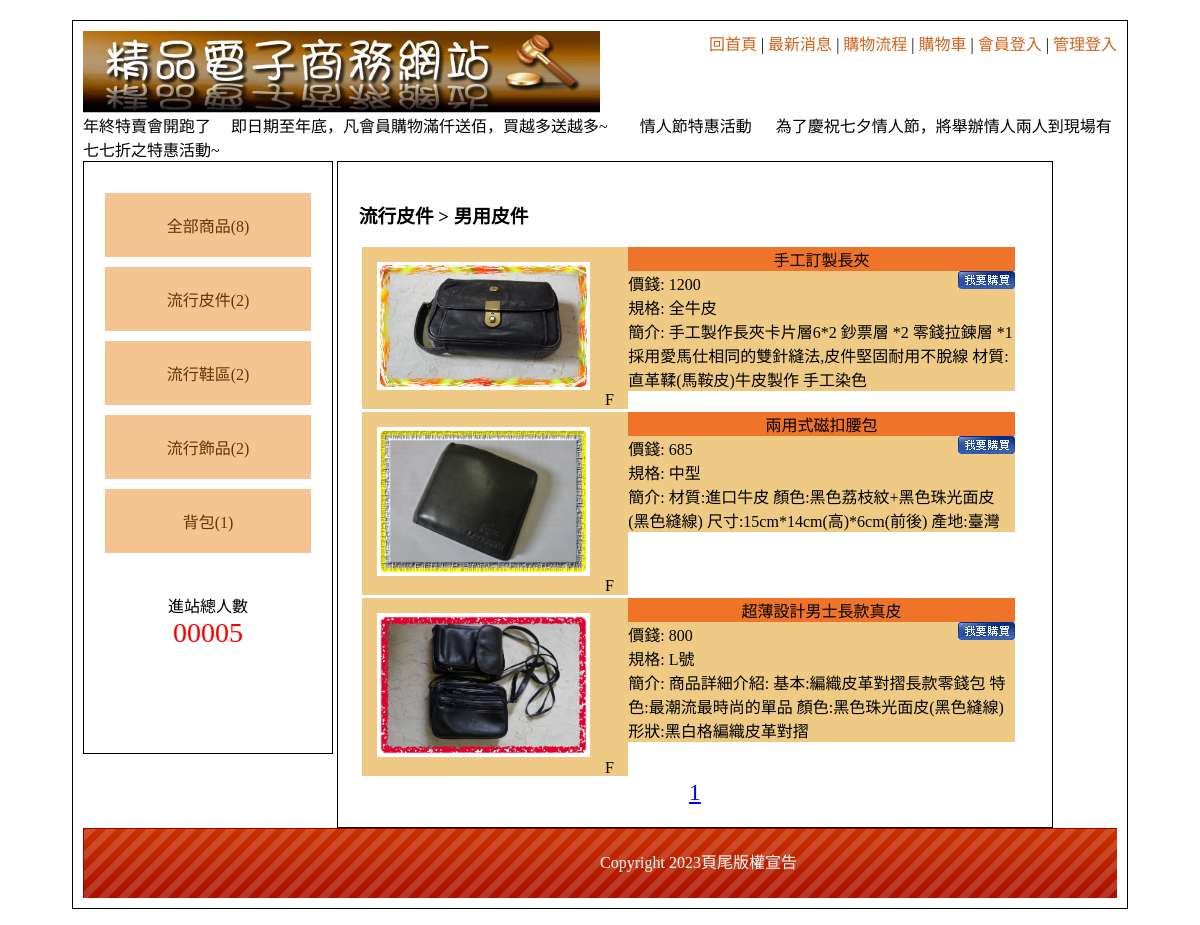
Page /?do=good&id=5 on the committed database.
### tables this page shows
CREATE TABLE `types` (
  `id` int(10) UNSIGNED NOT NULL,
  `name` text NOT NULL,
  `big` int(11) NOT NULL DEFAULT 0
);

CREATE TABLE `goods` (
  `id` int(10) UNSIGNED NOT NULL,
  `no` text NOT NULL,
  `name` text NOT NULL,
  `price` int(11) NOT NULL,
  `stock` int(11) NOT NULL,
  `spec` text NOT NULL,
  `intro` text NOT NULL,
  `img` text NOT NULL,
  `big` int(11) NOT NULL,
  `mid` int(11) NOT NULL,
  `sh` int(11) NOT NULL
);

### controller/Type.php (the view, shortened to what this page needs)
<?php
include_once "DB.php";
class Type extends DB
{
    function show_nav()
    {
        echo "<div class='big'>";
        $total = (new Good)->count();
        echo " <a href='?do=good'>全部商品({$total})</a>";
        echo "</div>";
        $rows = $this->all(['big' => 0]);
        foreach ($rows as $row) {
            echo "<div class='big'>";
            $total = $this->count(['big' => $row['id']]);
            echo " <a href='#'>{$row['name']}($total)</a>";
            echo "</div>";
        }
    }
}
?>

### controller/Good.php (shortened to what this page needs)
<?php
include_once "DB.php";
class Good extends DB
{
    function show()
    {
        if (!isset($_GET['id'])) {
            echo "<h3>全部商品</h3>";
            $rows = $this->paginate(3);
            foreach ($rows as $row) {
                ?>
                <div style="display:flex;margin:3px;">
                    <div style="width:40%;" class="pp">
                    <a href="?do=intro&id=<?= $row['id']; ?>"><img src="./icon/0402.jpg" alt=""><img src="./icon/<?= $row['img'] ?>.jpg" width="80%" alt="" style="padding:15px;"></a>
                    </div>
                    <div style="flex-direction:column;width:58%">
                        <div class="tt ct">
                            <?= $row['name']; ?>
                        </div>
                        <div class="pp">
                            <div>價錢:
                                <?= $row['price']; ?>
                                <div style="float:right"><a href="?do=intro&id=<?= $row['id']; ?>"><img src="./icon/0402.jpg" alt=""></a>
                                </div>
                            </div>
                        </div>
                        <div class="pp">規格:
                            <?= $row['spec']; ?>
                        </div>
                        <div class="pp">簡介:
                            <?= $row['intro']; ?>
                        </div>
                    </div>
                </div>
                <?php
            }
            echo "<div class='ct'>{$this->links()}</div>";
        } else {
            $Type = new Type;
            $bigId = $Type->find($_GET['id'])['big'];
            $big = $Type->find($bigId)['name'];
            $mid = $Type->find($_GET['id'])['name'];
            echo "<h3>$big > $mid </h3>";
            $rows = $this->paginate(3, " where `mid`={$_GET['id']} ");
            foreach ($rows as $row) {
                ?>
                <div style="display:flex;margin:3px;">
                    <div style="width:40%;" class="pp">
                        <a href="?do=intro&id=<?= $row['id']; ?>">
                            <img src="./icon/<?= $row['img'] ?>.jpg" width="80%" alt="" style="padding:15px;"></a>F
                    </div>
                    <div style="flex-direction:column;width:58%">
                        <div class="tt ct">
                            <?= $row['name']; ?>
                        </div>
                        <div class="pp">
                            <div>價錢:
                                <?= $row['price']; ?>
                                <div style="float:right"><img src="./icon/0402.jpg" alt=""></div>
                            </div>
                        </div>
                        <div class="pp">規格:
                            <?= $row['spec']; ?>
                        </div>
                        <div class="pp">簡介:
                            <?= $row['intro']; ?>
                        </div>
                    </div>
                </div>
                <?php
            }
            echo "<div class='ct'>{$this->links()}</div>";
        }
    }
}
?>

### css/css.css (style rules this page uses)
body { font-family:"微軟正黑體"; }
#left a { display:block; padding:20px 5px 20px 5px; text-decoration:none; background:#F4C591; margin:10px auto 10px auto; color:#65350A; }
.ct { text-align:center; }
.tt { background:#EF7429; }
.pp { background:#EFCA85; }

### rows in the picture
types: name "流行皮件", total "2"
types: name "流行鞋區", id "2"
types: name "流行飾品", total "2"
types: name "背包", total "1"
types: name "男用皮件"
goods: img (picture), name "手工訂製長夾", price "1200", spec "全牛皮", intro "手工製作長夾卡片層6*2 鈔票層 *2 零錢拉鍊層 *1 採用愛馬仕相同的雙針縫法,皮件堅固耐用不脫線 材質:直革鞣(馬鞍皮)牛皮製作 手工染色"
goods: img (picture), name "兩用式磁扣腰包", price "685", spec "中型", intro "材質:進口牛皮 顏色:黑色荔枝紋+黑色珠光面皮(黑色縫線) 尺寸:15cm*14cm(高)*6cm(前後) 產地:臺灣"
goods: img (picture), name "超薄設計男士長款真皮", price "800", spec "L號", intro "商品詳細介紹: 基本:編織皮革對摺長款零錢包 特色:最潮流最時尚的單品 顏色:黑色珠光面皮(黑色縫線) 形狀:黑白格編織皮革對摺"

### other values in the picture
$total "8"
$big "流行皮件"
